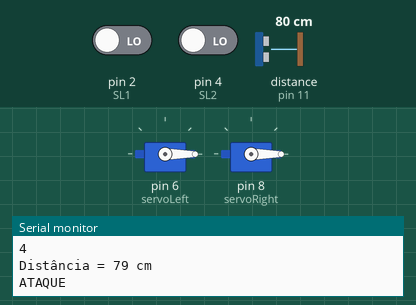
Recording of a sketch running on a simulated Arduino Uno, built with avr-gcc and run on an emulated ATmega328P. Parts: 2 × servo, the last lines printed to the serial monitor. Wiring (inferred from the names in the program): ultrasonic range finder: trigger pin 10; echo pin 11. The inputs (shaded band) are chosen by the test bench; at power-on: pin 4 (SL2) LOW, pin 2 (SL1) LOW, distance to the obstacle (sensor on pin 11) 80 cm. The echo pulse lasts 58.3 µs per cm; random numbers use the default seed unless the sketch sets one.

Above: at 4.9 s.
5.0 s: pin 4 (SL2) driven HIGH
At 5.8 s:
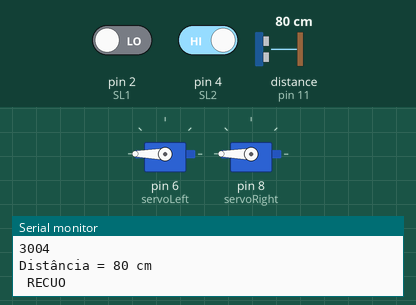
6.7 s: pin 2 (SL1) driven HIGH
At 8.0 s:
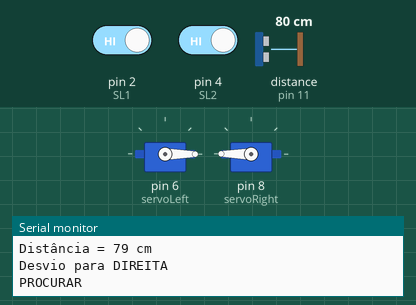
9.7 s: distance to the obstacle (sensor on pin 11) set to 45 cm
12.7 s: distance to the obstacle (sensor on pin 11) set to 38 cm
14.3 s: distance to the obstacle (sensor on pin 11) set to 60 cm
At 15.7 s:
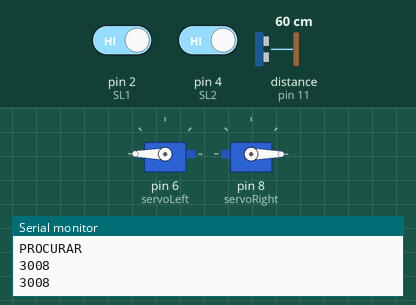
17.3 s: distance to the obstacle (sensor on pin 11) set to 2 cm
Timing chart, 0 to 19.8 s (numbered marks = the images above; inputs shaded):
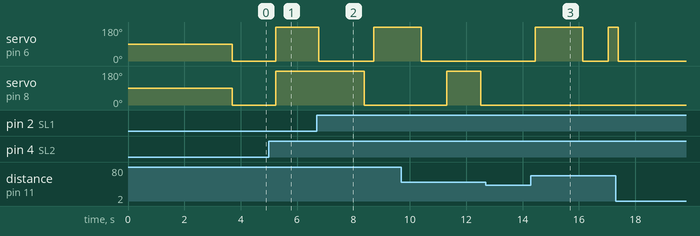

The sketch:

greyjoy.ino
```cpp
/******************************************
 *              Greyjoy 3.0               *
 *                                        *
 *    An autonomous sumo fight robot      *
 *                                        *
 * Author: Wederson Silva                 *
 ******************************************/


#include <Servo.h>

int SL1 = 2;          //Sensor de linha 1
int SL2 = 4;          //Sensor de linha 2
const int TRIG = 10;    //variavel emissor do ultrassom 1
const int ECHO = 11;    //variavel receptor do ultrassom 1
int VALOR_SL1 = 0;                // Captura o valor do sensor de linha da frente
int VALOR_SL2 = 0;                // Captura o valor do sensor de linha de tras
unsigned long TEMPO_PULSO;        // Tempo do pulso do ultrasson
unsigned long DISTANCIA;          // Distancia calculada
int LIMIAR = 800;                 // Limiar de valor para considerar linha branca
int FLAG = 0;                     // FLAG que auxilia na funcao PROCURA
Servo servoLeft, servoRight;      // Servo motor da esquerda e da direita

void LER_SL();                    // Funcao para LER SENSOR DE LINHA
void LER_SOM();                   // Funcao para LER SENSOR ULTRASSONICO
void FRENTE();                    // Funcao que movimente robo para FRENTE
void TRAS();                      // Funcao que movimente robo para TRAS
void ESQUERDA();                  // Funcao que movimente robo para ESQUERDA
void DIREITA();                   // Funcao que movimente robo para DIREITA
void PROCURAR();                  // Funcao que PROCURA O ADVERSARIO
void ESCAPAR();                   // Funcao para ESCAPAR DA LINHA BRANCA
void COMECA();
void PARA();

void setup() {
  Serial.begin(9600);

  delay(3700);

  servoLeft.attach(6);
  servoRight.attach(8);
  pinMode(TRIG, OUTPUT);
}

void LER_SL(){
      VALOR_SL1 = readQD1();      // LER SENSOR DE LINHA FRENTE
      Serial.println(VALOR_SL1);
      VALOR_SL2 = readQD2();      // LER SENSOR DE LINHA TRAS
      Serial.println(VALOR_SL2);
}


int readQD1() {

  pinMode( 2, OUTPUT );     //Pino digital 2 do Vout do linha
  digitalWrite( 2, HIGH );  //breakout como saída para descarregar o capacitor, colocando o pino digital 2 do Arduino
  delayMicroseconds(10);
  pinMode( 2, INPUT );      // pino do Arduino (digital 2) como entrada
  long time = micros();

  while (digitalRead(SL1) == HIGH && micros() - time < 3000);
  int diff = micros() - time;
  return diff;
}

int readQD2() {

  pinMode( 4, OUTPUT );     //Pino digital 2 do Vout do linha
  digitalWrite( 4, HIGH );  //breakout como saída para descarregar o capacitor, colocando o pino digital 2 do Arduino
  delayMicroseconds(10);
  pinMode( 4, INPUT );      // pino do Arduino (digital 2) como entrada
  long time2 = micros();

  while (digitalRead(SL2) == HIGH && micros() - time2 < 3000);
  int diff2 = micros() - time2;

  return diff2;
}

void COMECA()
{
 servoLeft.write(270);
 servoRight.write(270);
 }

void FRENTE()
{
  servoLeft.write(0);
  servoRight.write(0);
  Serial.println("ATAQUE");
}

void TRAS()
{
  servoLeft.write(180);
  servoRight.write(180);
  Serial.println(" RECUO ");
}

void ESQUERDA()
{
  servoLeft.write(180);
  servoRight.write(0);
  Serial.println("Desvio para ESQUERDA");
}

void DIREITA()
{
  servoLeft.write(0);
  servoRight.write(180);
  Serial.println("Desvio para DIREITA");
}

void PARA()
{
 servoLeft.write(270);
 servoRight.write(270);
}

void LER_SOM()                    // Funcao para LER SENSOR ULTRASSONICO
{
  digitalWrite(TRIG, LOW);        // Desliga o TRIG
  delayMicroseconds(5);           // Espera por 0.005 SEGUNDOS
  digitalWrite(TRIG, HIGH);       // Liga o TRIG
  delayMicroseconds(10);          // Espera por 0.010 SEGUNDOS
  digitalWrite(TRIG, LOW);        // Desliga o TRIG

  TEMPO_PULSO = pulseIn(ECHO, HIGH);    // CALCULA O TEMPO DO PULSO DO ULTRASSOM
  DISTANCIA = (TEMPO_PULSO / 2) / (29.1); // CALCULA A DISTANCIA em CENTIMETROS

  Serial.print("Distância = ");
  //Serial.print(TEMPO_PULSO);
  Serial.print(DISTANCIA);
  Serial.println(" cm");
}

void PROCURAR()                   // Funcao que PROCURA O ADVERSARIO
{
  FLAG = FLAG + 1;                // FLAG para auxiliar a funcao de PROCURAR

  if(FLAG <= 25){
    DIREITA();                    // Girar para a DIREITA
  }
  else if((FLAG > 25) && (FLAG <= 32)){
    FRENTE();                     // Ir para FRENTE
  }
  else if((FLAG > 32) && (FLAG <= 57)){
    ESQUERDA();                   // Girar para a ESQUERDA
  }
  else if ((FLAG > 57) && (FLAG <= 74)){
    FRENTE();                     // Ir para FRENTE
  }
  else{
    FLAG = random(75);             // Use RANDOM quando FLAG > 6
  }
}

void ESCAPAR()                    // Funcao para ESCAPAR DA LINHA BRANCA
{
  FLAG = 0;

  if((VALOR_SL1 < LIMIAR) && (VALOR_SL2 < LIMIAR)){
    FRENTE();                     // Ir para TRAS
    delay(250);
  }
  else if((VALOR_SL2 > LIMIAR) && (VALOR_SL1 < LIMIAR)){
    TRAS();
    delay(750);
  }
  else if((VALOR_SL2 < LIMIAR) && (VALOR_SL1 > LIMIAR)){
    FRENTE();
    delay(750);
  }
  else{
    ESQUERDA();
    delay(100);
    FLAG = 0;                       // ZERA A FLAG para quando o ROBO PROCURAR O ADVERSARIO
  }
}

void loop() {

  LER_SL();                       // LER SENSOR DE LINHA
  LER_SOM();                      // LER SENSOR ULTRASSON

  if((VALOR_SL1 < LIMIAR) || (VALOR_SL2 < LIMIAR))
  {
    ESCAPAR();                    // FUGIR
  }
  else if(DISTANCIA < 40){        // SE DISTANCIA < 30 CM
    FRENTE();                     // ATACAR
    Serial.println("FRENTE");
  }
  else if(DISTANCIA > 39){        // SE DISTANCIA > 29 CM
    PROCURAR();                   // PROCURAR ADVERSARIO
    Serial.println("PROCURAR");
  }
}
```

Measured:
- after the input at 5.0 s, servo on pin 6 (servoLeft), servo on pin 8 (servoRight): 0° → 180° after 0.24 s
- after the input at 6.7 s, servo on pin 6 (servoLeft): 180° → 0° after 0.07 s, → 180° 2.0 s later; servo on pin 8 (servoRight): 180° → 0° after 1.7 s
- after the input at 14.3 s, servo on pin 6 (servoLeft): 0° → 180° after 0.16 s, → 0° 1.7 s later, → 180° 0.91 s later
